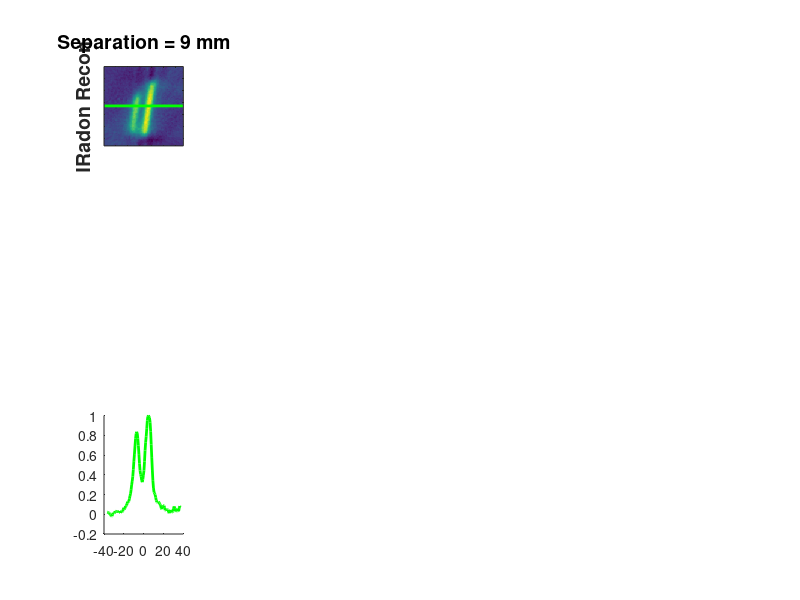

The MATLAB script that drew this image: (Note: this script raises an error after producing the figure.)
%% Importing all h5 Files and sort Image data
clear all
close all
ptsBG = 50;
set(0,'DefaultFigureWindowStyle','normal')
load('CollectedResData_2VShift.mat')


Nfiles = size(FFLimgCompile,3);

UseIter = 15;
ContrastVal_IR = zeros(Nfiles,1);
DriveAmp = zeros(Nfiles,1);
PkRatio_FFL = zeros(Nfiles,1);
figure(99), clf
for i = 1 : Nfiles
    
    
    
    kernelFWHM_mm = 1;
    kernelFWHM_pix = kernelFWHM_mm/FOV_img*ROPPs;
    kernel_std = round(kernelFWHM_pix/2.355);%FWHM to Sigma

    
    IRimg = imgaussfilt(IRimgCompile(:,:,i),kernel_std);

     
    FFLimg = abs(imgaussfilt(FFLimgCompile(:,:,i),kernel_std));

    
    subplot(3,Nfiles,i)
    imagesc(IRimg)
    axis image
    % colormap inferno
    hold on
    plot([1 ROPPs],[ROPPs/2 ROPPs/2],'g-','LineWidth',2)
    if i==1
        ylabel({'IRadon Recon'},'interpreter','none','FontSize',14,'FontWeight','bold')
    end
    title(['Separation = ',num2str(dist(i)),' mm'],'FontSize',14,'FontWeight','bold')
    set(gca,'XTickLabel',{},'YTickLabel',{})


    subplot(3,Nfiles,2*Nfiles+i), hold on
    XVals = linspace(-0.5,0.5,ROPPs)*FOV_img;
    YVals = IRimg(ROPPs/2,:);
    YVals = YVals/max(YVals);
    plot(XVals,YVals,'g-','LineWidth',2)

    [PkVals,PkLocs] = findpeaks(YVals,"NPeaks",2,"MinPeakDistance",5,'MinPeakProminence',max(YVals)/15,'SortStr','descend');
    TroughVal = min(YVals(min(PkLocs):max(PkLocs)));
    ContrastVal_IR(i) = 1-TroughVal/mean(PkVals);
    xlim([min(XVals) max(XVals)])

    subplot(3,Nfiles,Nfiles+i)
    imagesc(FFLimg)
    axis image
    % colormap inferno
    hold on
    plot([1 ROPPs],[ROPPs/2 ROPPs/2],'c:','LineWidth',2)
    if i==1
        ylabel({'Iterative Recon'},'interpreter','none','FontSize',14,'FontWeight','bold')
    end

    set(gca,'XTickLabel',{},'YTickLabel',{})
  subplot(3,Nfiles,2*Nfiles+i),hold on
    XVals = linspace(-0.5,0.5,ROPPs)*FOV_img;
    YVals = FFLimg(ROPPs/2,:);
    YVals = YVals/max(YVals);
    plot(XVals,YVals,'c:','LineWidth',2)
    if i==1
        ylabel({'Normalized';'Signal [A.U]'},'FontSize',14,'FontWeight','bold')
    end
    xlabel('Dist. along line [mm]','FontSize',14,'FontWeight','bold')
    set(gca,'FontSize',12)
    xlim([min(XVals) max(XVals)])
    [PkVals,PkLocs] = findpeaks(YVals,"NPeaks",2,"MinPeakDistance",5,'MinPeakProminence',max(YVals)/15,'SortStr','descend');
    TroughVal = min(YVals(min(PkLocs):max(PkLocs)));
    ContrastVal(i) = 1-TroughVal/mean(PkVals);

end

figure,
plot(dist,ContrastVal_IR,'g*','LineWidth',2)
hold on
plot(dist,ContrastVal,'cd','LineWidth',2)
xlabel('Separation [mm]','FontSize',16,'FontWeight','bold')
ylabel('Signal Contrast [UL]','FontSize',16,'FontWeight','bold')
set(gca,'FontSize',14)
legend('Inv. Radon','Iterative Recon','Location','northwest')